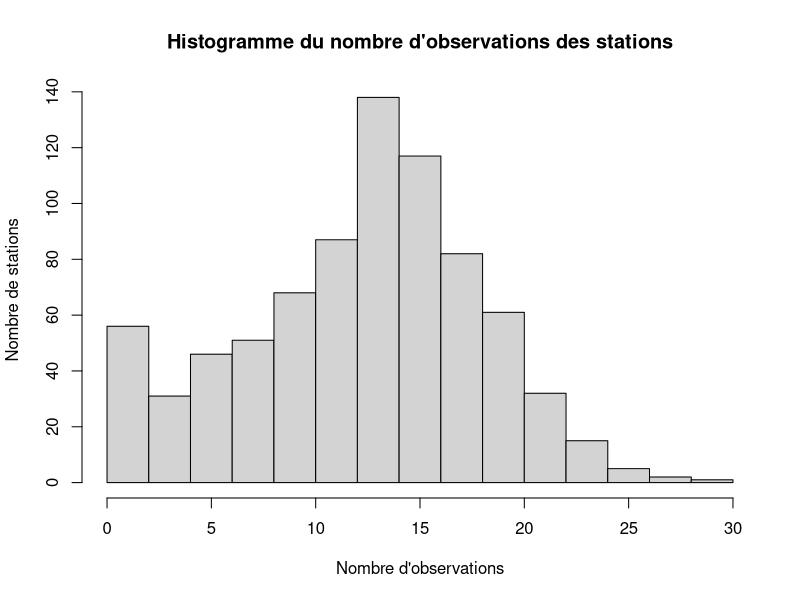
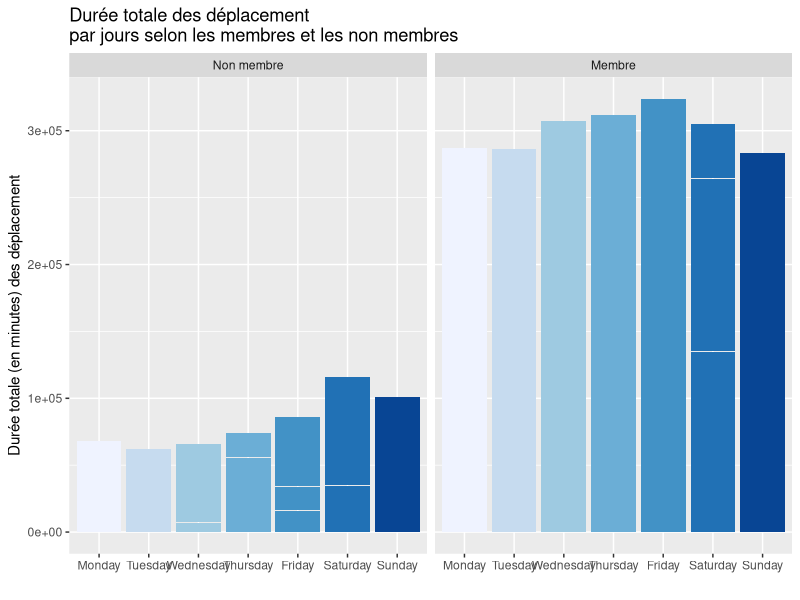
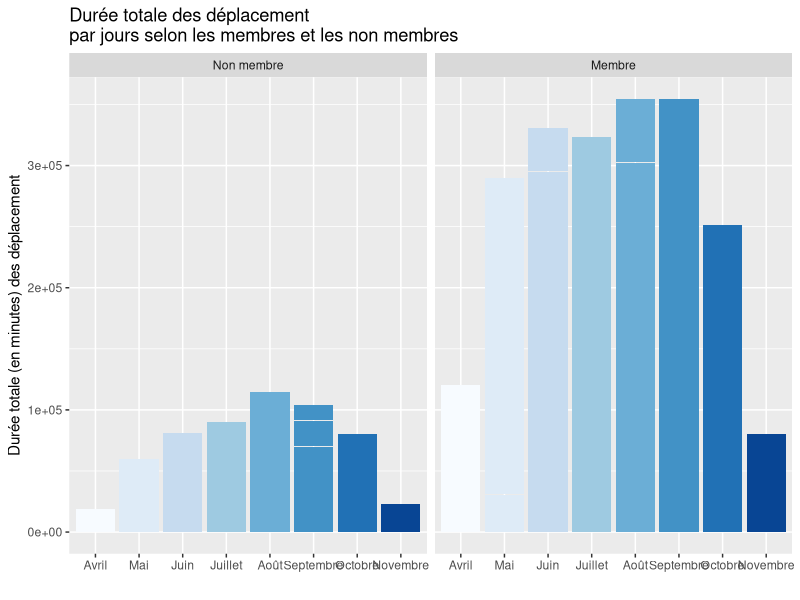
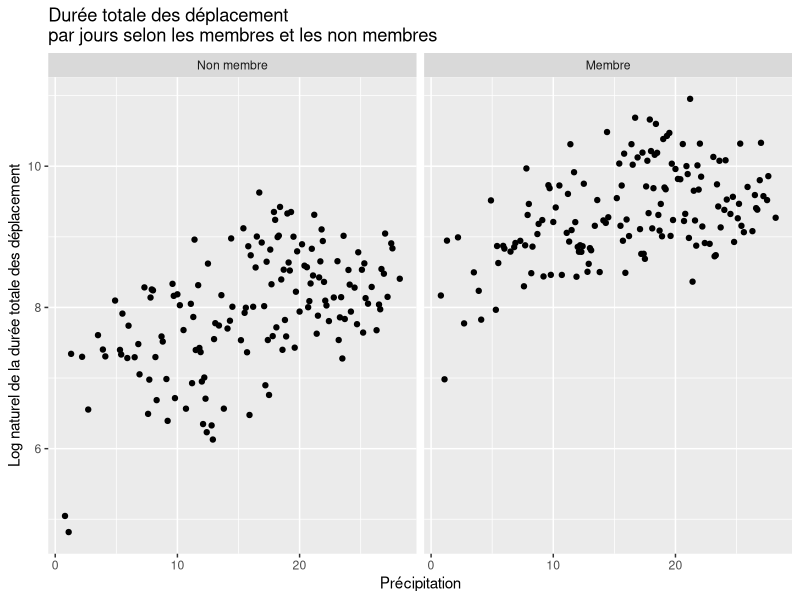
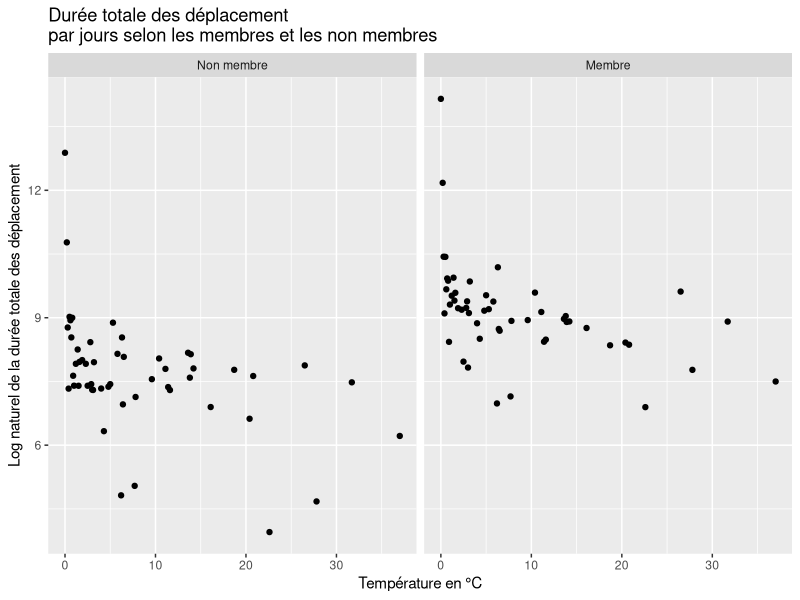
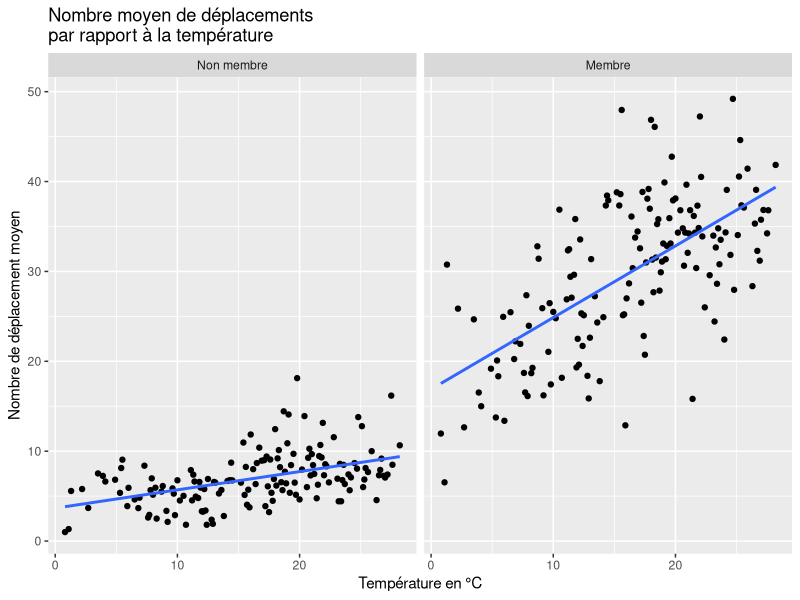
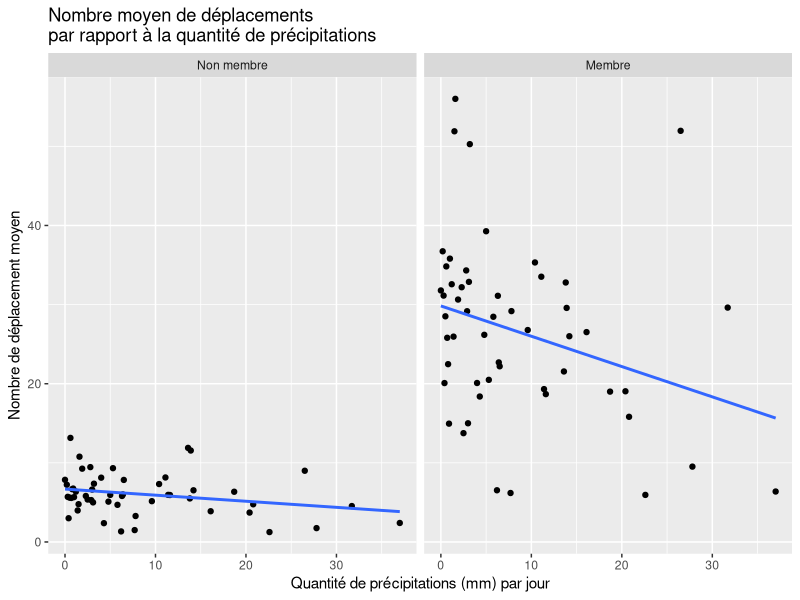
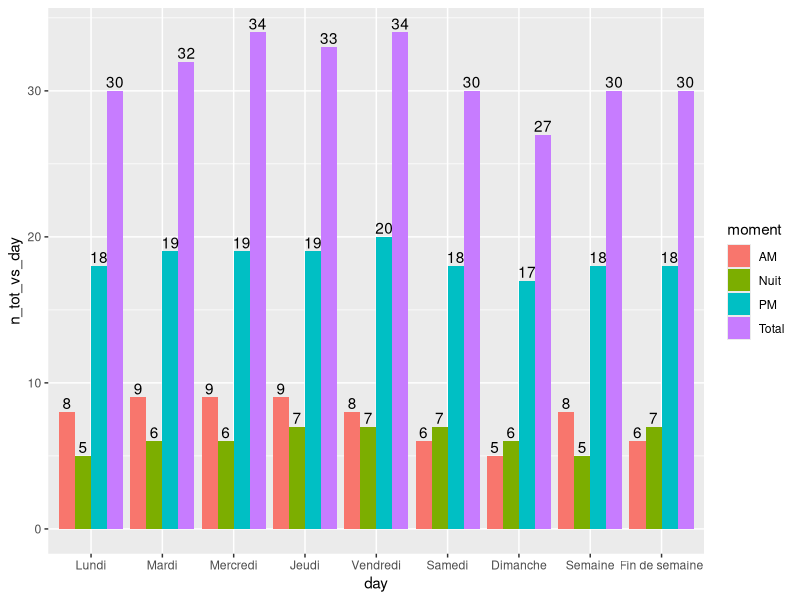

These charts were generated, in order, by the following R code:
## ---- chunk 1
knitr::opts_chunk$set(echo = FALSE)
knitr::opts_chunk$set(message = FALSE)
knitr::opts_chunk$set(warning = FALSE)
knitr::opts_chunk$set(error = FALSE)
## ---- chunk 2
library(tidyverse)
library(ggthemes)
library(RColorBrewer)
library(knitr)
## ---- chunk 3
dat = read.csv("bixi1.csv")

## ---- chunk 4
#Importation des données
bixi_raw_data_df= dat
#bixi_raw_data_df=read.table("raw_data/bixi1.csv", sep = ",", header = T)
## ---- chunk 5
knitr::kable(head(bixi_raw_data_df), caption="6 premières observations du jeu de données")
## ---- chunk 6
knitr::kable(tail(bixi_raw_data_df), caption="6 dernières observations du jeu de données")
## ---- chunk 7
str(bixi_raw_data_df)
## ---- chunk 8
options(knitr.kable.NA = "")
bixi_df=data.frame(station=as.factor(bixi_raw_data_df$station),
                   mm=as.factor(bixi_raw_data_df$mm),
                   dd=as.factor(bixi_raw_data_df$dd),
                   wday=as.factor(bixi_raw_data_df$wday),
                   mem=as.factor(bixi_raw_data_df$mem),
                   holiday=as.factor(bixi_raw_data_df$holiday),
                   bixi_raw_data_df[,7:ncol(bixi_raw_data_df)])
knitr::kable(summary(bixi_df), caption="Sommaire des observations")
## ---- chunk 9
freqTable_station=table(bixi_df$station)
hist(freqTable_station, xlab = "Nombre d'observations", ylab = "Nombre de stations", main = "Histogramme du nombre d'observations des stations")
## ---- chunk 10
dat$wday <- factor(dat$wday,
                   levels = c("Monday", "Tuesday", "Wednesday", "Thursday", "Friday", "Saturday", "Sunday"))

label <- c(`1` = "Membre", `0` = "Non membre")
## ---- chunk 11
ggplot(dat, aes(x=wday, y=dur,
           fill = wday)) +
  geom_bar(stat = "identity") +
  scale_fill_brewer(palette = "Blues")+
  facet_wrap(~ mem,labeller=labeller(mem=label))+
  theme(legend.position="none")+
  labs(title = "Durée totale des déplacement \npar jours selon les membres et les non membres")+
  xlab("")+
  ylab("Durée totale (en minutes) des déplacement")
## ---- chunk 12
dat$wday <- factor(dat$wday,
                   levels = c("Monday", "Tuesday", "Wednesday", "Thursday", "Friday", "Saturday", "Sunday"))

label <- c(`1` = "Membre", `0` = "Non membre")
## ---- chunk 13
ggplot(dat, aes(as.factor(mm), dur, fill = as.factor(mm))) +
  geom_bar(stat = "identity") +
  scale_fill_brewer(palette = "Blues")+
  facet_wrap(~ mem,labeller=labeller(mem=label))+
  theme(legend.position="none")+
  scale_x_discrete(breaks = 4:11,labels=c("Avril","Mai","Juin", "Juillet", "Août", "Septembre", "Octobre", "Novembre")) +
  labs(title = "Durée totale des déplacement \npar jours selon les membres et les non membres")+
  xlab("")+
  ylab("Durée totale (en minutes) des déplacement")
## ---- chunk 14
dat_temp <- dat %>%
  select(mem, dur, temp, avg) %>% 
  group_by(temp, mem) %>%
  summarise(dur = log(sum(dur)))
## ---- chunk 15
ggplot(dat_temp, aes(temp, dur)) +
  geom_point() +
  facet_wrap(~mem,labeller=labeller(mem=label)) +
  labs(title = "Durée totale des déplacement \npar jours selon les membres et les non membres")+
  xlab("Précipitation")+
  ylab("Log naturel de la durée totale des déplacement")

## ---- chunk 16
dat_rain <- dat %>%
  select(mem, dur, rain) %>% 
  group_by(rain, mem) %>%
  summarise(dur = log(sum(dur)))

## ---- chunk 17
ggplot(dat_rain, aes(rain, dur)) +
  geom_point() +
  facet_wrap(~mem,labeller=labeller(mem=label)) +
  labs(title = "Durée totale des déplacement \npar jours selon les membres et les non membres")+
  xlab("Température en °C")+
  ylab("Log naturel de la durée totale des déplacement")
## ---- chunk 18
dat_mem <- dat %>%
  select(mem, avg, dur) %>% 
  group_by(mem) %>%
  summarise(avg = mean(avg), dur = sum(dur)) %>% 
  mutate(dur_relative = ifelse(mem == 1, dur / sum(dat$mem == 1), dur / sum(dat$mem ==0))) %>% 
  mutate(mem = ifelse(mem == 1, "Membre", "Non-membre"))
## ---- chunk 19
kable(dat_mem, col.names = c("Membre", "Durée moyenne", "Durée totale", "Durée totale relative"), caption = "Détail sur la durée selon les abonnements")
## ---- chunk 20
dat_hol <- dat %>%
  select(holiday, avg, dur) %>% 
  group_by(holiday) %>%
  summarise(avg = mean(avg), dur = sum(dur)) %>% 
  mutate(dur_relative = ifelse(holiday == 1, dur / sum(dat$holiday == 1), dur / sum(dat$holiday ==0))) %>% 
  mutate(holiday = ifelse(holiday == 1, "Férié", "Non férié"))


kable(dat_hol, col.names = c("Jour", "Durée moyenne", "Durée totale", "Durée totale relative"), caption = "Détail sur la durée selon les fériés")

## ---- chunk 21
dat_temp_ntot <- dat %>%
  select(mem, n_tot, temp) %>% 
  group_by(temp, mem) %>%
  summarise(n_tot = (mean(n_tot)))

ggplot(dat_temp_ntot, aes(temp, n_tot)) +
  geom_point() + geom_smooth(method='lm', se=FALSE) +
  facet_wrap(~mem,labeller=labeller(mem=label)) +
  labs(title = "Nombre moyen de déplacements \npar rapport à la température")+
  xlab("Température en °C")+
  ylab("Nombre de déplacement moyen")
  theme_minimal()

dat_temp_n_tot_mem <- filter(dat_temp_ntot, mem == 1)
cor_n_tot_temp_mem <- cor(dat_temp_n_tot_mem$n_tot,dat_temp_n_tot_mem$temp)

dat_temp_n_tot_nmem <- filter(dat_temp_ntot, mem == 0)
cor_n_tot_temp_nmem <- cor(dat_temp_n_tot_nmem$n_tot,dat_temp_n_tot_nmem$temp)
## ---- chunk 22
dat_rain_ntot <- dat %>%
  select(mem, n_tot, rain) %>% 
  group_by(rain, mem) %>%
  summarise(n_tot = (mean(n_tot)))

ggplot(dat_rain_ntot, aes(rain, n_tot)) +
  geom_point() + geom_smooth(method='lm', se=FALSE) +
  facet_wrap(~mem,labeller=labeller(mem=label)) +
  labs(title = "Nombre moyen de déplacements \npar rapport à la quantité de précipitations")+
  xlab("Quantité de précipitations (mm) par jour")+
  ylab("Nombre de déplacement moyen")
  theme_minimal()

dat_rain_n_tot_mem <- filter(dat_rain_ntot, mem == 1)
cor_n_tot_rain_mem <- cor(dat_rain_n_tot_mem$n_tot,dat_rain_n_tot_mem$rain)

dat_rain_n_tot_nmem <- filter(dat_rain_ntot, mem == 0)
cor_n_tot_rain_nmem <- cor(dat_rain_n_tot_nmem$n_tot,dat_rain_n_tot_nmem$rain)
## ---- chunk 23

monday <- select(filter(dat, wday == "Monday" & mem == 1),n_tot,n_AM,n_PM)
v_monday <- c(mean(monday$n_AM),mean(monday$n_PM), mean(monday$n_tot-monday$n_AM-monday$n_PM),mean(monday$n_tot))

monday_nm <- select(filter(dat, wday == "Monday" & mem == 0),n_tot,n_AM,n_PM)
v_monday_nm <- c(mean(monday_nm$n_AM),mean(monday_nm$n_PM),mean(monday_nm$n_tot-monday_nm$n_AM-monday_nm$n_PM),mean(monday_nm$n_tot))


tuesday <- select(filter(dat, wday == "Tuesday" & mem == 1),n_tot,n_AM,n_PM)
v_tuesday <- c(mean(tuesday$n_AM),mean(tuesday$n_PM), mean(tuesday$n_tot-tuesday$n_AM-tuesday$n_PM),mean(tuesday$n_tot))

tuesday_nm <- select(filter(dat, wday == "Tuesday" & mem == 0),n_tot,n_AM,n_PM)
v_tuesday_nm <- c(mean(tuesday_nm$n_AM),mean(tuesday_nm$n_PM),mean(tuesday_nm$n_tot-tuesday_nm$n_AM-tuesday_nm$n_PM),mean(tuesday_nm$n_tot))


wednesday <- select(filter(dat, wday == "Wednesday" & mem == 1),n_tot,n_AM,n_PM)
v_wednesday <- c(mean(wednesday$n_AM),mean(wednesday$n_PM), mean(wednesday$n_tot-wednesday$n_AM-wednesday$n_PM),mean(wednesday$n_tot))

wednesday_nm <- select(filter(dat, wday == "Wednesday" & mem == 0),n_tot,n_AM,n_PM)
v_wednesday_nm <- c(mean(wednesday_nm$n_AM),mean(wednesday_nm$n_PM),mean(wednesday_nm$n_tot-wednesday_nm$n_AM-wednesday_nm$n_PM),mean(wednesday_nm$n_tot))


thursday <- select(filter(dat, wday == "Thursday" & mem == 1),n_tot,n_AM,n_PM)
v_thursday <- c(mean(thursday$n_AM),mean(thursday$n_PM), mean(thursday$n_tot-thursday$n_AM-thursday$n_PM),mean(thursday$n_tot))

thursday_nm <- select(filter(dat, wday == "Thursday" & mem == 0),n_tot,n_AM,n_PM)
v_thursday_nm <- c(mean(thursday_nm$n_AM),mean(thursday_nm$n_PM),mean(thursday_nm$n_tot-thursday_nm$n_AM-thursday_nm$n_PM),mean(thursday_nm$n_tot))


friday <- select(filter(dat, wday == "Friday" & mem == 1),n_tot,n_AM,n_PM)
v_friday <- c(mean(friday$n_AM),mean(friday$n_PM), mean(friday$n_tot-friday$n_AM-friday$n_PM),mean(friday$n_tot))

friday_nm <- select(filter(dat, wday == "Friday" & mem == 0),n_tot,n_AM,n_PM)
v_friday_nm <- c(mean(friday_nm$n_AM),mean(friday_nm$n_PM),mean(friday_nm$n_tot-friday_nm$n_AM-friday_nm$n_PM),mean(friday_nm$n_tot))


saturday <- select(filter(dat, wday == "Saturday" & mem == 1),n_tot,n_AM,n_PM)
v_saturday <- c(mean(saturday$n_AM),mean(saturday$n_PM), mean(saturday$n_tot-saturday$n_AM-saturday$n_PM),mean(saturday$n_tot))

saturday_nm <- select(filter(dat, wday == "Saturday" & mem == 0),n_tot,n_AM,n_PM)
v_saturday_nm <- c(mean(saturday_nm$n_AM),mean(saturday_nm$n_PM),mean(saturday_nm$n_tot-saturday_nm$n_AM-saturday_nm$n_PM),mean(saturday_nm$n_tot))


sunday <- select(filter(dat, wday == "Sunday" & mem == 1),n_tot,n_AM,n_PM)
v_sunday <- c(mean(sunday$n_AM),mean(sunday$n_PM), mean(sunday$n_tot-sunday$n_AM-sunday$n_PM),mean(sunday$n_tot))

sunday_nm <- select(filter(dat, wday == "Sunday" & mem == 0),n_tot,n_AM,n_PM)
v_sunday_nm <- c(mean(sunday_nm$n_AM),mean(sunday_nm$n_PM),mean(sunday_nm$n_tot-sunday_nm$n_AM-sunday_nm$n_PM),mean(sunday_nm$n_tot))


v_semaine <- c(mean(v_monday[1],v_tuesday[1],v_wednesday[1],v_thursday[1],v_friday[1]),+
             mean(v_monday[2],v_tuesday[2],v_wednesday[2],v_thursday[2],v_friday[2]),+
             mean(v_monday[3],v_tuesday[3],v_wednesday[3],v_thursday[3],v_friday[3]),+
             mean(v_monday[4],v_tuesday[4],v_wednesday[4],v_thursday[4],v_friday[4]))

v_fin_semaine <- c(mean(v_saturday[1],v_sunday[1]),+
                 mean(v_saturday[2],v_sunday[2]),+
                 mean(v_saturday[3],v_sunday[3]),+
                 mean(v_saturday[4],v_sunday[4]))


v_semaine_nm <- c(mean(v_monday_nm[1],v_tuesday_nm[1],v_wednesday_nm[1],v_thursday_nm[1],v_friday_nm[1]),+
             mean(v_monday_nm[2],v_tuesday_nm[2],v_wednesday_nm[2],v_thursday_nm[2],v_friday_nm[2]),+
             mean(v_monday_nm[3],v_tuesday_nm[3],v_wednesday_nm[3],v_thursday_nm[3],v_friday_nm[3]),+
             mean(v_monday_nm[4],v_tuesday_nm[4],v_wednesday_nm[4],v_thursday_nm[4],v_friday_nm[4]))

v_fin_semaine_nm <- c(mean(v_saturday_nm[1],v_sunday_nm[1]),+
                 mean(v_saturday_nm[2],v_sunday_nm[2]),+
                 mean(v_saturday_nm[3],v_sunday_nm[3]),+
                 mean(v_saturday_nm[4],v_sunday_nm[4]))

n_tot_vs_day = ceiling(c(v_monday, v_tuesday, v_wednesday, v_thursday, v_friday, v_saturday, v_sunday, v_semaine, v_fin_semaine))
n_tot_vs_day_nm = ceiling(c(v_monday_nm, v_tuesday_nm, v_wednesday_nm, v_thursday_nm, v_friday_nm, v_saturday_nm, v_sunday_nm, v_semaine_nm, v_fin_semaine_nm))


moment <- rep(c("AM", "PM", "Nuit", "Total"),9)

day <- c(rep("Lundi",4), rep("Mardi",4), rep("Mercredi",4), rep("Jeudi",4), rep("Vendredi",4), rep("Samedi",4), rep("Dimanche",4), rep("Semaine",4), rep("Fin de semaine",4))

wday_data_n <- data.frame(moment,n_tot_vs_day,day)
wday_data_n_nm <- data.frame(moment,n_tot_vs_day_nm,day)

wday_data_n <- wday_data_n %>% mutate(day=factor(day, 
                                      levels=c("Lundi", "Mardi", "Mercredi",
                                               "Jeudi", "Vendredi", "Samedi", 
                                               "Dimanche", "Semaine", "Fin de semaine"), ordered=TRUE))

wday_data_n_nm <- wday_data_n_nm %>% mutate(day=factor(day, 
                                      levels=c("Lundi", "Mardi", "Mercredi",
                                               "Jeudi", "Vendredi", "Samedi", 
                                               "Dimanche", "Semaine", "Fin de semaine"), ordered=TRUE))

ggplot(wday_data_n, aes(fill=moment,y = n_tot_vs_day, x = day )) + geom_bar(position="dodge", stat="identity")+
geom_text(aes(label=n_tot_vs_day), position=position_dodge(width=0.9), vjust=-0.25)

ggplot(wday_data_n_nm, aes(fill=moment,y = n_tot_vs_day_nm, x = day )) + geom_bar(position="dodge", stat="identity")+
geom_text(aes(label=n_tot_vs_day_nm), position=position_dodge(width=0.9), vjust=-0.25)
              
## ---- chunk 24

dat_test <- dat %>%
  select(mem, n_tot, wday) %>% 
  group_by(wday, mem) %>%
  summarise(n_tot = (mean(n_tot)))


day <- c(rep("Lundi",2), rep("Mardi",2), rep("Mercredi",2), rep("Jeudi",2), rep("Vendredi",2), rep("Samedi",2), rep("Dimanche",2))

ggplot(dat_test, aes(x=wday, y=n_tot,
           fill = day)) +
  geom_bar(stat = "identity") +
  scale_fill_brewer(palette = "Blues")+
  facet_wrap(~ mem,labeller=labeller(mem=label))+
  theme(legend.position="none")+
  labs(title = "Nombre de déplacement \npar jours selon les membres et les non membres")+
  xlab("")+
  ylab("Nombre de déplacement")+
  geom_text(aes(label=ceiling(n_tot)), position=position_dodge(width=0.9), vjust=-0.25)

## ---- chunk 25

data_ferie_mem = unlist(select(filter(dat, holiday == 1 & mem == 1),n_tot))
data_ferie_nmem = unlist(select(filter(dat, holiday == 1 & mem == 0),n_tot))
data_nferie_mem = unlist(select(filter(dat, holiday == 0 & mem == 1),n_tot))
data_nferie_nmem = unlist(select(filter(dat, holiday == 0 & mem == 0),n_tot))

dat_hol_n_tot <- dat %>%
  select(holiday, n_tot) %>% 
  group_by(holiday) %>%
  summarise(avg = mean(n_tot), n_tot = sum(n_tot)) %>% 
  mutate(n_tot_relative = ifelse(holiday == 1, n_tot / sum(dat$holiday == 1), n_tot / sum(dat$holiday ==0))) %>% 
  mutate(holiday = ifelse(holiday == 1, "Férié", "Non férié"))

kable(dat_hol_n_tot, col.names = c("Jour", "Nb. déplacement moyen", "Nb. déplacement total", "Nb. déplacement total relatif"), caption = "Détail sur le nombre de déplacement selon les fériés")

## ---- chunk 26
dat_mem_n_tot <- dat %>%
  select(mem, n_tot) %>% 
  group_by(mem) %>%
  summarise(avg = mean(n_tot), n_tot = sum(n_tot)) %>% 
  mutate(n_tot_relative = ifelse(mem == 1, n_tot / sum(dat$n_tot == 1), n_tot / sum(dat$mem ==0))) %>% 
  mutate(mem = ifelse(mem == 1, "Membre", "Non-membre"))

kable(dat_mem_n_tot, col.names = c("Membre", "Nb. de déplacement moyen", "Nb. de déplacement total", "Nb. de déplacement relatif"), caption = "Détail sur le nombre de déplacement selon les abonnements")
## ---- chunk 27

etat <- rep(c("Membre", "Non-membre"),8)

mois <- c(rep("Avril",2), rep("Mai",2), rep("Juin",2), rep("Juillet",2), rep("Août",2), rep("Septembre",2), rep("Octobre",2), rep("Novembre",2))

dat_mem_n_tot_vs_mm <- select(filter(dat,mem == 1),n_tot,mm)
dat_nmem_n_tot_vs_mm <- select(filter(dat,mem == 0),n_tot,mm)

#v_n_tot_vs_mm <- ceiling(c(mean(filter(dat_mem_n_tot_vs_mm, mm == 4)$n_tot), mean(filter(dat_nmem_n_tot_vs_mm, mm == 4)$n_tot),+
#                       mean(filter(dat_mem_n_tot_vs_mm, mm == 5)$n_tot), mean(filter(dat_nmem_n_tot_vs_mm, mm == 5)$n_tot),+
#                       mean(filter(dat_mem_n_tot_vs_mm, mm == 6)$n_tot), mean(filter(dat_nmem_n_tot_vs_mm, mm == 6)$n_tot),+
#                       mean(filter(dat_mem_n_tot_vs_mm, mm == 7)$n_tot), mean(filter(dat_nmem_n_tot_vs_mm, mm == 7)$n_tot),+
#                       mean(filter(dat_mem_n_tot_vs_mm, mm == 8)$n_tot), mean(filter(dat_nmem_n_tot_vs_mm, mm == 8)$n_tot),+
#                       mean(filter(dat_mem_n_tot_vs_mm, mm == 9)$n_tot), mean(filter(dat_nmem_n_tot_vs_mm, mm == 9)$n_tot),+
#                       mean(filter(dat_mem_n_tot_vs_mm, mm == 10)$n_tot), mean(filter(dat_nmem_n_tot_vs_mm, mm == 10)$n_tot),+
#                       mean(filter(dat_mem_n_tot_vs_mm, mm == 11)$n_tot), mean(filter(dat_nmem_n_tot_vs_mm, mm == 11)$n_tot)))

v_n_tot_vs_mm <- c(sum(filter(dat_mem_n_tot_vs_mm, mm == 4)$n_tot), sum(filter(dat_nmem_n_tot_vs_mm, mm == 4)$n_tot),+
                       sum(filter(dat_mem_n_tot_vs_mm, mm == 5)$n_tot), sum(filter(dat_nmem_n_tot_vs_mm, mm == 5)$n_tot),+
                       sum(filter(dat_mem_n_tot_vs_mm, mm == 6)$n_tot), sum(filter(dat_nmem_n_tot_vs_mm, mm == 6)$n_tot),+
                       sum(filter(dat_mem_n_tot_vs_mm, mm == 7)$n_tot), sum(filter(dat_nmem_n_tot_vs_mm, mm == 7)$n_tot),+
                       sum(filter(dat_mem_n_tot_vs_mm, mm == 8)$n_tot), sum(filter(dat_nmem_n_tot_vs_mm, mm == 8)$n_tot),+
                       sum(filter(dat_mem_n_tot_vs_mm, mm == 9)$n_tot), sum(filter(dat_nmem_n_tot_vs_mm, mm == 9)$n_tot),+
                       sum(filter(dat_mem_n_tot_vs_mm, mm == 10)$n_tot), sum(filter(dat_nmem_n_tot_vs_mm, mm == 10)$n_tot),+
                       sum(filter(dat_mem_n_tot_vs_mm, mm == 11)$n_tot), sum(filter(dat_nmem_n_tot_vs_mm, mm == 11)$n_tot))


dmm_data_n_tot <- data.frame(etat,v_n_tot_vs_mm,mois)

#ggplot(dmm_data_n_tot, aes(fill=etat,y = v_n_tot_vs_mm, x = mois)) + geom_bar(position="dodge",stat="identity")+
#geom_text(aes(label=v_n_tot_vs_mm), position=position_dodge(width=0.9), vjust=-0.25)


dat_test <- dat %>%
  select(mem, n_tot, mm) %>% 
  group_by(mm, mem) %>%
  summarise(n_tot = (sum(n_tot)))

mois <- c(rep("Avril",2), rep("Mai",2), rep("Juin",2), rep("Juillet",2), rep("Août",2), rep("Septembre",2), rep("Octobre",2), rep("Novembre",2))

dat_test <- dat_test %>% mutate(mm=factor(mm, 
                                      levels=c(4:11), ordered=TRUE))


ggplot(dat_test, aes(x=mm, y=n_tot,
           fill = mois)) +
  geom_bar(stat = "identity") +
  scale_fill_brewer(palette = "Blues")+
  facet_wrap(~ mem,labeller=labeller(mem=label))+
  theme(legend.position="none")+
  labs(title = "Nombre de déplacement \npar jours selon les membres et les non membres")+
  xlab("")+
  ylab("Nombre de déplacement")

## ---- chunk 28

dat_n_tot_station <- dat %>%
  select(mem, n_tot, station) %>% 
  group_by(station, mem) %>%
  summarise(n_tot = (sum(n_tot)))%>% 
  add_count(station) %>% 
  filter(dense_rank(n_tot) < 14)


plot(dat_n_tot_station$station,dat_n_tot_station$n_tot)
## ---- chunk 29
knitr::kable(summary(dat), caption="tableau")

## ---- chunk 30
donnees_summary <- dat %>%
  group_by(mem) %>%
  summarise(percentage = n() / nrow(dat) * 100)
# Création variable pour afficher en %

# Création du graphique à barres
ggplot(data = donnees_summary, aes(x = factor(mem), y = percentage, fill = factor(mem))) +
  geom_bar(stat = "identity") +
  guides(fill=guide_legend(title = "Membre"))+
  ggtitle("Pourcentage de membre et de non membre BIXI")+
  xlab("")+
  ylab("Pourcentage")+
  theme_minimal()
## ---- chunk 31
dat %>%  ggplot(aes(avg,temp))+
  geom_point()+
  theme_minimal()

dat %>% ggplot(aes(dur))+
  geom_density()
  
